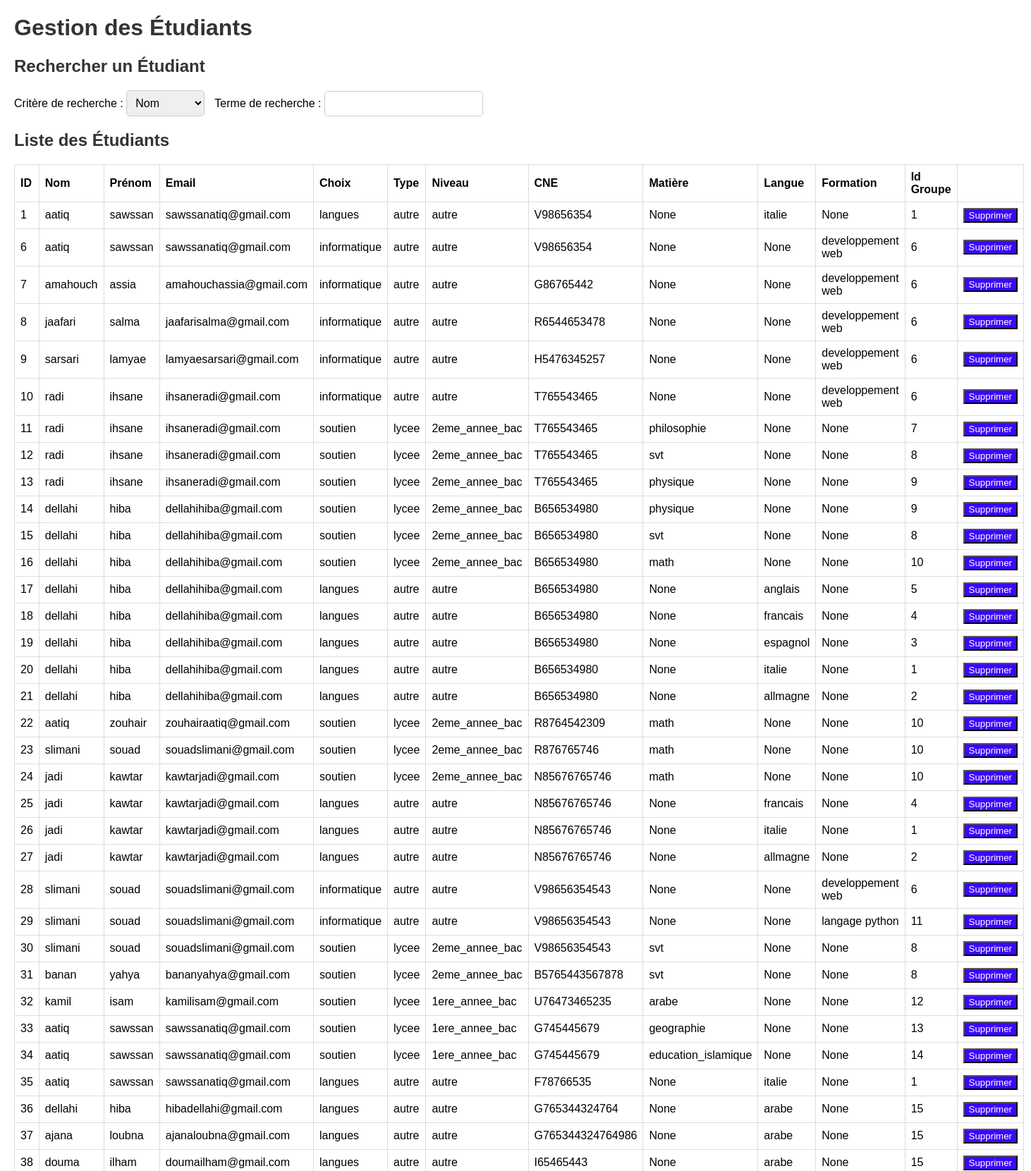
The app's page /afficher_etudiants (upper part) with its own data.
### tables this page shows
CREATE TABLE registrations (
                id INTEGER PRIMARY KEY AUTOINCREMENT,
                nom TEXT,
                prenom TEXT,
                email TEXT,
                choix TEXT,
                type TEXT,
                niveau TEXT,
                CNE TEXT,
                matiere TEXT,
                langue TEXT,
                formation TEXT,
                group_id INTEGER  -- Add the group_id column
            );

### app.py (the view)
@app.route('/afficher_etudiants')
def afficher_etudiants():
    connection = sqlite3.connect('data.db')
    cursor = connection.cursor()
    cursor.execute('SELECT * FROM registrations')
    etudiants = cursor.fetchall()
    connection.close()
    return render_template('etudiantlist.html', etudiants=etudiants)

### templates/etudiantlist.html (shortened to what this page needs)
<!DOCTYPE html>
<html lang="en">
<head>
    <link rel="stylesheet" href="{{ url_for('static', filename='etudiantlist.css') }}">
</head>
<body>
    <h1>Gestion des Étudiants</h1>
    <h2>Rechercher un Étudiant</h2>
    <form method="GET" action="{{ url_for('rechercher_etudiant') }}">
        <label for="critere">Critère de recherche :</label>
        <select id="critere" name="critere">
            <option value="nom">Nom</option>
        </select>
        <label for="search_term">Terme de recherche :</label>
        <input type="text" id="search_term" name="search_term" oninput="rechercherEtudiant()">
    </form>
    <h2>Liste des Étudiants</h2>
    <table border="1">
        <tr>
            <th>ID</th>
            <th>Nom</th>
            <th>Prénom</th>
            <th>Email</th>
            <th>Choix</th>
            <th>Type</th>
            <th>Niveau</th>
            <th>CNE</th>
            <th>Matière</th>
            <th>Langue</th>
            <th>Formation</th>
            <th>Id Groupe</th>
        </tr>
        {% for etudiant in etudiants %}
            <tr>
                <td>{{ etudiant[0] }}</td>
                <td>{{ etudiant[1] }}</td>
                <td>{{ etudiant[2] }}</td>
                <td>{{ etudiant[3] }}</td>
                <td>{{ etudiant[4] }}</td>
                <td>{{ etudiant[5] }}</td>
                <td>{{ etudiant[6] }}</td>
                <td>{{ etudiant[7] }}</td>
                <td>{{ etudiant[8] }}</td>
                <td>{{ etudiant[9] }}</td>
                <td>{{ etudiant[10] }}</td>
                <td>{{ etudiant[11] }}</td>
                <td>
                    <form method="POST" action="{{ url_for('supprimer_etudiant', etudiant_id=etudiant[0]) }}">
                        <input type="submit" value="Supprimer" class="supprimer-bouton">
                    </form>
                </td>
            </tr>
        {% endfor %}
    </table>
</body>
</html>

### static/etudiantlist.css (style rules this page uses)
#critere { padding: 8px; font-size: 16px; border-radius: 5px; border: 1px solid #ccc; margin-right: 10px; }
#search_term { padding: 8px; font-size: 16px; border-radius: 5px; border: 1px solid #ccc; margin-right: 10px; }
table { border-collapse: collapse; width: 100%; margin-bottom: 20px; }
table, th, td { border: 1px solid #ddd; }
th, td { padding: 8px; text-align: left; }
body { font-family: Arial, sans-serif; margin: 20px; }
h1, h2 { color: #333; }
.supprimer-bouton { background-color: #3b06fd; color: #ffffff; }

### records on screen
registrations: id "1", nom "aatiq", prenom "sawssan", email "sawssanatiq@gmail.com", choix "langues", type "autre", niveau "autre", CNE "V98656354", etudiant "None", langue "italie", group "1"
registrations: id "6", nom "aatiq", prenom "sawssan", email "sawssanatiq@gmail.com", choix "informatique", type "autre", niveau "autre", CNE "V98656354", etudiant "None", formation "developpement web", group "6"
registrations: id "7", nom "amahouch", prenom "assia", email "amahouchassia@gmail.com", choix "informatique", type "autre", niveau "autre", CNE "G86765442", etudiant "None", formation "developpement web", group "6"
registrations: id "8", nom "jaafari", prenom "salma", email "jaafarisalma@gmail.com", choix "informatique", type "autre", niveau "autre", CNE "R6544653478", etudiant "None", formation "developpement web", group "6"
registrations: id "9", nom "sarsari", prenom "lamyae", email "lamyaesarsari@gmail.com", choix "informatique", type "autre", niveau "autre", CNE "H5476345257", etudiant "None", formation "developpement web", group "6"
registrations: id "10", nom "radi", prenom "ihsane", email "ihsaneradi@gmail.com", choix "informatique", type "autre", niveau "autre", CNE "T765543465", etudiant "None", formation "developpement web", group "6"
registrations: id "11", nom "radi", prenom "ihsane", email "ihsaneradi@gmail.com", choix "soutien", type "lycee", niveau "2eme_annee_bac", CNE "T765543465", matiere "philosophie", etudiant "None", group "7"
registrations: id "12", nom "radi", prenom "ihsane", email "ihsaneradi@gmail.com", choix "soutien", type "lycee", niveau "2eme_annee_bac", CNE "T765543465", matiere "svt", etudiant "None", group "8"
registrations: id "13", nom "radi", prenom "ihsane", email "ihsaneradi@gmail.com", choix "soutien", type "lycee", niveau "2eme_annee_bac", CNE "T765543465", matiere "physique", etudiant "None", group "9"
registrations: id "14", nom "dellahi", prenom "hiba", email "dellahihiba@gmail.com", choix "soutien", type "lycee", niveau "2eme_annee_bac", CNE "B656534980", matiere "physique", etudiant "None", group "9"
registrations: id "15", nom "dellahi", prenom "hiba", email "dellahihiba@gmail.com", choix "soutien", type "lycee", niveau "2eme_annee_bac", CNE "B656534980", matiere "svt", etudiant "None", group "8"
registrations: id "16", nom "dellahi", prenom "hiba", email "dellahihiba@gmail.com", choix "soutien", type "lycee", niveau "2eme_annee_bac", CNE "B656534980", matiere "math", etudiant "None", group "10"
registrations: id "17", nom "dellahi", prenom "hiba", email "dellahihiba@gmail.com", choix "langues", type "autre", niveau "autre", CNE "B656534980", etudiant "None", langue "anglais", group "5"
registrations: id "18", nom "dellahi", prenom "hiba", email "dellahihiba@gmail.com", choix "langues", type "autre", niveau "autre", CNE "B656534980", etudiant "None", langue "francais", group "4"
registrations: id "19", nom "dellahi", prenom "hiba", email "dellahihiba@gmail.com", choix "langues", type "autre", niveau "autre", CNE "B656534980", etudiant "None", langue "espagnol", group "3"
registrations: id "20", nom "dellahi", prenom "hiba", email "dellahihiba@gmail.com", choix "langues", type "autre", niveau "autre", CNE "B656534980", etudiant "None", langue "italie", group "1"
registrations: id "21", nom "dellahi", prenom "hiba", email "dellahihiba@gmail.com", choix "langues", type "autre", niveau "autre", CNE "B656534980", etudiant "None", langue "allmagne", group "2"
registrations: id "22", nom "aatiq", prenom "zouhair", email "zouhairaatiq@gmail.com", choix "soutien", type "lycee", niveau "2eme_annee_bac", CNE "R8764542309", matiere "math", etudiant "None", group "10"
registrations: id "23", nom "slimani", prenom "souad", email "souadslimani@gmail.com", choix "soutien", type "lycee", niveau "2eme_annee_bac", CNE "R876765746", matiere "math", etudiant "None", group "10"
registrations: id "24", nom "jadi", prenom "kawtar", email "kawtarjadi@gmail.com", choix "soutien", type "lycee", niveau "2eme_annee_bac", CNE "N85676765746", matiere "math", etudiant "None", group "10"
registrations: id "25", nom "jadi", prenom "kawtar", email "kawtarjadi@gmail.com", choix "langues", type "autre", niveau "autre", CNE "N85676765746", etudiant "None", langue "francais", group "4"
registrations: id "26", nom "jadi", prenom "kawtar", email "kawtarjadi@gmail.com", choix "langues", type "autre", niveau "autre", CNE "N85676765746", etudiant "None", langue "italie", group "1"
registrations: id "27", nom "jadi", prenom "kawtar", email "kawtarjadi@gmail.com", choix "langues", type "autre", niveau "autre", CNE "N85676765746", etudiant "None", langue "allmagne", group "2"
registrations: id "28", nom "slimani", prenom "souad", email "souadslimani@gmail.com", choix "informatique", type "autre", niveau "autre", CNE "V98656354543", etudiant "None", formation "developpement web", group "6"
registrations: id "29", nom "slimani", prenom "souad", email "souadslimani@gmail.com", choix "informatique", type "autre", niveau "autre", CNE "V98656354543", etudiant "None", formation "langage python", group "11"
registrations: id "30", nom "slimani", prenom "souad", email "souadslimani@gmail.com", choix "soutien", type "lycee", niveau "2eme_annee_bac", CNE "V98656354543", matiere "svt", etudiant "None", group "8"
registrations: id "31", nom "banan", prenom "yahya", email "bananyahya@gmail.com", choix "soutien", type "lycee", niveau "2eme_annee_bac", CNE "B5765443567878", matiere "svt", etudiant "None", group "8"
registrations: id "32", nom "kamil", prenom "isam", email "kamilisam@gmail.com", choix "soutien", type "lycee", niveau "1ere_annee_bac", CNE "U76473465235", matiere "arabe", etudiant "None", group "12"
registrations: id "33", nom "aatiq", prenom "sawssan", email "sawssanatiq@gmail.com", choix "soutien", type "lycee", niveau "1ere_annee_bac", CNE "G745445679", matiere "geographie", etudiant "None", group "13"
registrations: id "34", nom "aatiq", prenom "sawssan", email "sawssanatiq@gmail.com", choix "soutien", type "lycee", niveau "1ere_annee_bac", CNE "G745445679", matiere "education_islamique", etudiant "None", group "14"
registrations: id "35", nom "aatiq", prenom "sawssan", email "sawssanatiq@gmail.com", choix "langues", type "autre", niveau "autre", CNE "F78766535", etudiant "None", langue "italie", group "1"
registrations: id "36", nom "dellahi", prenom "hiba", email "hibadellahi@gmail.com", choix "langues", type "autre", niveau "autre", CNE "G765344324764", etudiant "None", langue "arabe", group "15"
registrations: id "37", nom "ajana", prenom "loubna", email "ajanaloubna@gmail.com", choix "langues", type "autre", niveau "autre", CNE "G765344324764986", etudiant "None", langue "arabe", group "15"
registrations: id "38", nom "douma", prenom "ilham", email "doumailham@gmail.com", choix "langues", type "autre", niveau "autre", CNE "I65465443", etudiant "None", langue "arabe", group "15"
